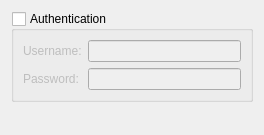
<?xml version="1.0" encoding="UTF-8"?>
<ui version="4.0">
 <class>Tfs::Internal::CloneOptionsPanel</class>
 <widget class="QWidget" name="Tfs::Internal::CloneOptionsPanel">
  <property name="geometry">
   <rect>
    <x>0</x>
    <y>0</y>
    <width>264</width>
    <height>135</height>
   </rect>
  </property>
  <property name="windowTitle">
   <string>Form</string>
  </property>
  <layout class="QVBoxLayout" name="verticalLayout">
   <item>
    <widget class="QGroupBox" name="authentication">
     <property name="sizePolicy">
      <sizepolicy hsizetype="Preferred" vsizetype="Minimum">
       <horstretch>0</horstretch>
       <verstretch>0</verstretch>
      </sizepolicy>
     </property>
     <property name="title">
      <string>Authentication</string>
     </property>
     <property name="checkable">
      <bool>true</bool>
     </property>
     <property name="checked">
      <bool>false</bool>
     </property>
     <layout class="QFormLayout" name="formLayout">
      <item row="0" column="0">
       <widget class="QLabel" name="label">
        <property name="text">
         <string>Username:</string>
        </property>
       </widget>
      </item>
      <item row="0" column="1">
       <widget class="QLineEdit" name="username"/>
      </item>
      <item row="1" column="0">
       <widget class="QLabel" name="label_2">
        <property name="text">
         <string>Password:</string>
        </property>
       </widget>
      </item>
      <item row="1" column="1">
       <widget class="QLineEdit" name="password">
        <property name="echoMode">
         <enum>QLineEdit::Password</enum>
        </property>
       </widget>
      </item>
     </layout>
    </widget>
   </item>
   <item>
    <spacer name="verticalSpacer">
     <property name="orientation">
      <enum>Qt::Vertical</enum>
     </property>
     <property name="sizeHint" stdset="0">
      <size>
       <width>20</width>
       <height>29</height>
      </size>
     </property>
    </spacer>
   </item>
  </layout>
 </widget>
 <resources/>
 <connections/>
</ui>
